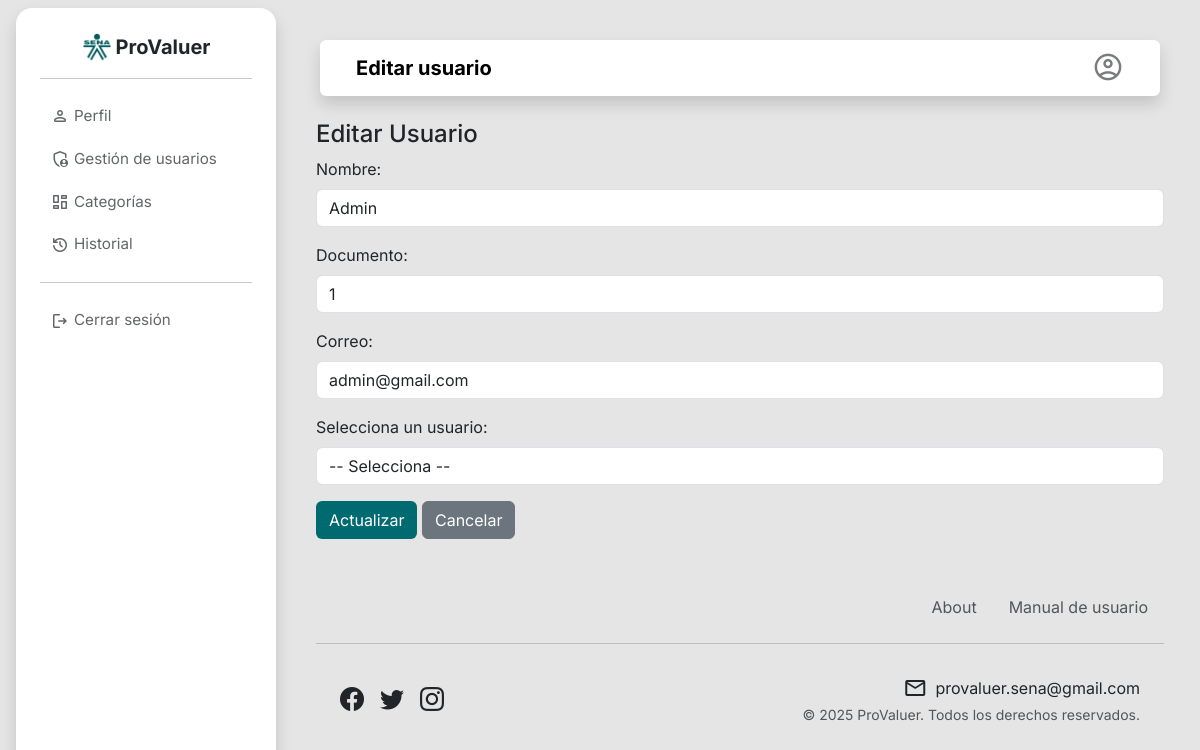
The page /rol_admin/pages/edit_user.php?id=1 (signed in) on the database its author committed.
### tables this page shows
CREATE TABLE `usuarios` (
  `id_usuario` int(11) NOT NULL,
  `rol_usuario_fk` int(11) NOT NULL,
  `nombre_usuario` varchar(30) NOT NULL,
  `correo` varchar(50) NOT NULL,
  `activo` tinyint(1) NOT NULL,
  `clave` varchar(200) NOT NULL,
  `documento` int(11) NOT NULL
);

### rol_admin/pages/edit_user.php (the view, shortened to what this page needs)
<?php
include("../../config/db_config.php");
include '../../includes/panel/header.php';
$id = $_GET["id"];
$sql = "SELECT * FROM usuarios WHERE id_usuario=$id";
$result = $conn->query($sql);
$row = $result->fetch_assoc();
?>
<div class="container mt-4">
    <h4>Editar Usuario</h4>
    <form action="../../users/actualizar.php" method="POST">
        <div class="mb-3">
            <label for="nombre" class="form-label">Nombre:</label>
            <input type="text" name="nombre_usuario" class="form-control" value="<?= $row['nombre_usuario'] ?>" required>
        </div>
        <div class="mb-3">
            <label for="documento" class="form-label">Documento:</label>
            <input type="text" name="documento" class="form-control" value="<?= $row['documento'] ?>" required>
        </div>
        <div class="mb-3">
            <label for="correo" class="form-label">Correo:</label>
            <input type="email" name="correo" class="form-control" value="<?= $row['correo'] ?>" required>
        </div>
        <div class="mb-3">
            <label for="role" class="form-label">Selecciona un usuario:</label>
            <select name="role" id="role" class="form-control" required>
                <option value="">-- Selecciona --</option>
            </select>
        </div>
        <button type="submit" class="btn botones">Actualizar</button>
        <a href="user_manager.php" class="btn btn-secondary">Cancelar</a>
    </form>
</div>
<?php include('../../includes/panel/footer.php'); ?>

### assets/css/style.css (style rules this page uses)
:root { --primary_color: #006a71; --second_color: #48a6a7; --dark_color: #00565c; --light_color: #F2FEFF; --gray: #d3d3d3b6; }
* { margin: 0; padding: 0; box-sizing: border-box; }
body { background-color: #e5e5e5; font-family: "Inter", sans-serif; }
.botones { background: var(--primary_color); color: white; }

### rows shown on the page
usuarios: nombre_usuario "Admin", documento "1", correo "admin@gmail.com"

### other values the page prints
$nombre_page "Editar usuario"
